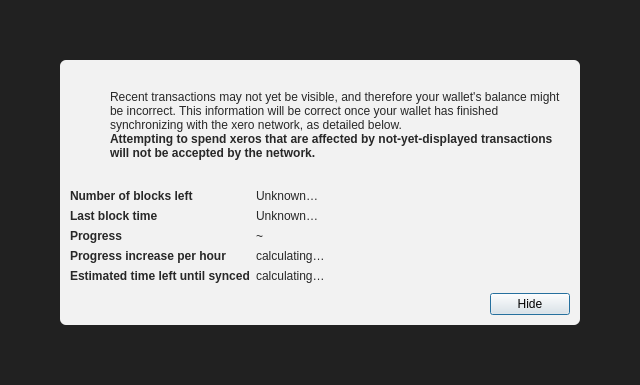
<?xml version="1.0" encoding="UTF-8"?>
<ui version="4.0">
 <class>ModalOverlay</class>
 <widget class="QWidget" name="ModalOverlay">
  <property name="geometry">
   <rect>
    <x>0</x>
    <y>0</y>
    <width>640</width>
    <height>385</height>
   </rect>
  </property>
  <property name="windowTitle">
   <string>Form</string>
  </property>
  <layout class="QVBoxLayout" name="verticalLayout" stretch="0">
   <property name="sizeConstraint">
    <enum>QLayout::SetDefaultConstraint</enum>
   </property>
   <property name="leftMargin">
    <number>0</number>
   </property>
   <property name="topMargin">
    <number>0</number>
   </property>
   <property name="rightMargin">
    <number>0</number>
   </property>
   <property name="bottomMargin">
    <number>0</number>
   </property>
   <item>
    <widget class="QWidget" name="bgWidget" native="true">
     <property name="styleSheet">
      <string notr="true">#bgWidget { background: rgba(0,0,0,220); }</string>
     </property>
     <layout class="QVBoxLayout" name="verticalLayoutMain" stretch="1">
      <property name="leftMargin">
       <number>60</number>
      </property>
      <property name="topMargin">
       <number>60</number>
      </property>
      <property name="rightMargin">
       <number>60</number>
      </property>
      <property name="bottomMargin">
       <number>60</number>
      </property>
      <item>
       <widget class="QWidget" name="contentWidget" native="true">
        <property name="styleSheet">
         <string notr="true">#contentWidget { background: rgba(255,255,255,240); border-radius: 6px; }

QLabel { color: rgb(40,40,40);  }</string>
        </property>
        <layout class="QVBoxLayout" name="verticalLayoutSub" stretch="1,0,0,0">
         <property name="spacing">
          <number>0</number>
         </property>
         <property name="leftMargin">
          <number>10</number>
         </property>
         <property name="topMargin">
          <number>10</number>
         </property>
         <property name="rightMargin">
          <number>10</number>
         </property>
         <property name="bottomMargin">
          <number>10</number>
         </property>
         <item>
          <layout class="QHBoxLayout" name="horizontalLayoutIconText" stretch="0,1">
           <property name="topMargin">
            <number>20</number>
           </property>
           <item>
            <layout class="QVBoxLayout" name="verticalLayoutIcon">
             <property name="leftMargin">
              <number>0</number>
             </property>
             <item>
              <widget class="QPushButton" name="warningIcon">
               <property name="enabled">
                <bool>false</bool>
               </property>
               <property name="text">
                <string/>
               </property>
               <property name="icon">
                <iconset>
                 <normaloff>:/icons/warning</normaloff>
                 <disabledoff>:/icons/warning</disabledoff>:/icons/warning</iconset>
               </property>
               <property name="iconSize">
                <size>
                 <width>48</width>
                 <height>48</height>
                </size>
               </property>
               <property name="flat">
                <bool>true</bool>
               </property>
              </widget>
             </item>
             <item>
              <spacer name="verticalSpacerWarningIcon">
               <property name="orientation">
                <enum>Qt::Vertical</enum>
               </property>
               <property name="sizeHint" stdset="0">
                <size>
                 <width>20</width>
                 <height>40</height>
                </size>
               </property>
              </spacer>
             </item>
            </layout>
           </item>
           <item>
            <layout class="QVBoxLayout" name="verticalLayoutInfoText">
             <property name="leftMargin">
              <number>0</number>
             </property>
             <property name="topMargin">
              <number>0</number>
             </property>
             <item>
              <widget class="QLabel" name="infoText">
               <property name="text">
                <string>Recent transactions may not yet be visible, and therefore your wallet's balance might be incorrect. This information will be correct once your wallet has finished synchronizing with the xero network, as detailed below.</string>
               </property>
               <property name="textFormat">
                <enum>Qt::RichText</enum>
               </property>
               <property name="wordWrap">
                <bool>true</bool>
               </property>
              </widget>
             </item>
             <item>
              <widget class="QLabel" name="infoTextStrong">
               <property name="font">
                <font>
                 <weight>75</weight>
                 <bold>true</bold>
                </font>
               </property>
               <property name="text">
                <string>Attempting to spend xeros that are affected by not-yet-displayed transactions will not be accepted by the network.</string>
               </property>
               <property name="textFormat">
                <enum>Qt::RichText</enum>
               </property>
               <property name="wordWrap">
                <bool>true</bool>
               </property>
              </widget>
             </item>
             <item>
              <spacer name="verticalSpacerInTextSpace">
               <property name="orientation">
                <enum>Qt::Vertical</enum>
               </property>
               <property name="sizeHint" stdset="0">
                <size>
                 <width>20</width>
                 <height>40</height>
                </size>
               </property>
              </spacer>
             </item>
            </layout>
           </item>
          </layout>
         </item>
         <item>
          <spacer name="verticalSpacerAfterText">
           <property name="orientation">
            <enum>Qt::Vertical</enum>
           </property>
           <property name="sizeHint" stdset="0">
            <size>
             <width>20</width>
             <height>40</height>
            </size>
           </property>
          </spacer>
         </item>
         <item>
          <layout class="QFormLayout" name="formLayout">
           <property name="fieldGrowthPolicy">
            <enum>QFormLayout::FieldsStayAtSizeHint</enum>
           </property>
           <property name="horizontalSpacing">
            <number>6</number>
           </property>
           <property name="verticalSpacing">
            <number>6</number>
           </property>
           <property name="topMargin">
            <number>10</number>
           </property>
           <item row="0" column="0">
            <widget class="QLabel" name="labelNumberOfBlocksLeft">
             <property name="font">
              <font>
               <weight>75</weight>
               <bold>true</bold>
              </font>
             </property>
             <property name="text">
              <string>Number of blocks left</string>
             </property>
            </widget>
           </item>
           <item row="0" column="1">
            <widget class="QLabel" name="numberOfBlocksLeft">
             <property name="text">
              <string>Unknown…</string>
             </property>
            </widget>
           </item>
           <item row="1" column="0">
            <widget class="QLabel" name="labelLastBlockTime">
             <property name="font">
              <font>
               <weight>75</weight>
               <bold>true</bold>
              </font>
             </property>
             <property name="text">
              <string>Last block time</string>
             </property>
            </widget>
           </item>
           <item row="1" column="1">
            <widget class="QLabel" name="newestBlockDate">
             <property name="sizePolicy">
              <sizepolicy hsizetype="Maximum" vsizetype="Preferred">
               <horstretch>0</horstretch>
               <verstretch>0</verstretch>
              </sizepolicy>
             </property>
             <property name="text">
              <string>Unknown…</string>
             </property>
            </widget>
           </item>
           <item row="2" column="0">
            <widget class="QLabel" name="labelSyncDone">
             <property name="font">
              <font>
               <weight>75</weight>
               <bold>true</bold>
              </font>
             </property>
             <property name="text">
              <string>Progress</string>
             </property>
            </widget>
           </item>
           <item row="2" column="1">
            <layout class="QHBoxLayout" name="horizontalLayoutSync" stretch="0,1">
             <item>
              <widget class="QLabel" name="percentageProgress">
               <property name="text">
                <string notr="true">~</string>
               </property>
              </widget>
             </item>
            </layout>
           </item>
           <item row="4" column="0">
            <widget class="QLabel" name="labelProgressIncrease">
             <property name="font">
              <font>
               <weight>75</weight>
               <bold>true</bold>
              </font>
             </property>
             <property name="text">
              <string>Progress increase per hour</string>
             </property>
            </widget>
           </item>
           <item row="4" column="1">
            <widget class="QLabel" name="progressIncreasePerH">
             <property name="text">
              <string>calculating…</string>
             </property>
            </widget>
           </item>
           <item row="5" column="0">
            <widget class="QLabel" name="labelEstimatedTimeLeft">
             <property name="font">
              <font>
               <weight>75</weight>
               <bold>true</bold>
              </font>
             </property>
             <property name="text">
              <string>Estimated time left until synced</string>
             </property>
            </widget>
           </item>
           <item row="5" column="1">
            <widget class="QLabel" name="expectedTimeLeft">
             <property name="text">
              <string>calculating…</string>
             </property>
            </widget>
           </item>
          </layout>
         </item>
         <item>
          <layout class="QHBoxLayout" name="horizontalLayoutButtons">
           <property name="leftMargin">
            <number>10</number>
           </property>
           <property name="topMargin">
            <number>10</number>
           </property>
           <item>
            <spacer name="horizontalSpacer">
             <property name="orientation">
              <enum>Qt::Horizontal</enum>
             </property>
             <property name="sizeHint" stdset="0">
              <size>
               <width>40</width>
               <height>20</height>
              </size>
             </property>
            </spacer>
           </item>
           <item>
            <widget class="QPushButton" name="closeButton">
             <property name="text">
              <string>Hide</string>
             </property>
             <property name="shortcut">
              <string>Esc</string>
             </property>
             <property name="focusPolicy">
              <enum>Qt::StrongFocus</enum>
             </property>
             <property name="default">
              <bool>true</bool>
             </property>
            </widget>
           </item>
          </layout>
         </item>
        </layout>
       </widget>
      </item>
     </layout>
    </widget>
   </item>
  </layout>
 </widget>
 <resources/>
 <connections/>
</ui>
